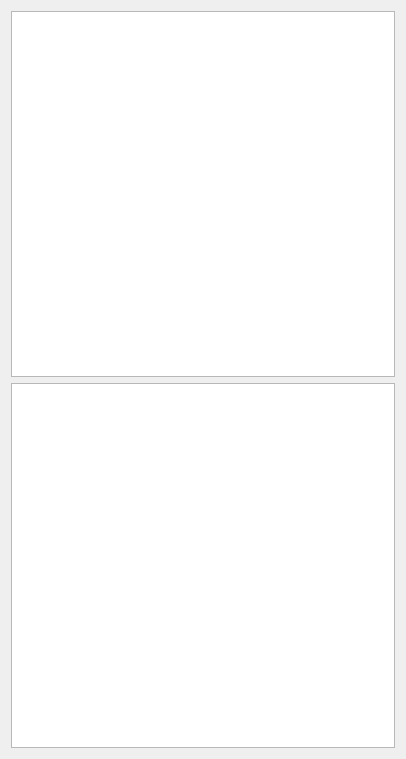
<?xml version="1.0" encoding="UTF-8"?>
<ui version="4.0">
 <class>IGeoToolWidget</class>
 <widget class="QWidget" name="IGeoToolWidget">
  <property name="geometry">
   <rect>
    <x>0</x>
    <y>0</y>
    <width>406</width>
    <height>759</height>
   </rect>
  </property>
  <property name="windowTitle">
   <string>Form</string>
  </property>
  <layout class="QVBoxLayout" name="verticalLayout">
   <item>
    <widget class="QTreeWidget" name="treeWorkspace">
     <property name="contextMenuPolicy">
      <enum>Qt::CustomContextMenu</enum>
     </property>
     <property name="acceptDrops">
      <bool>true</bool>
     </property>
     <property name="editTriggers">
      <set>QAbstractItemView::DoubleClicked</set>
     </property>
     <property name="selectionMode">
      <enum>QAbstractItemView::ContiguousSelection</enum>
     </property>
     <property name="headerHidden">
      <bool>true</bool>
     </property>
     <property name="columnCount">
      <number>2</number>
     </property>
     <column>
      <property name="text">
       <string notr="true">1</string>
      </property>
     </column>
     <column>
      <property name="text">
       <string notr="true">2</string>
      </property>
     </column>
    </widget>
   </item>
   <item>
    <widget class="QTreeWidget" name="treeDatabase">
     <property name="contextMenuPolicy">
      <enum>Qt::CustomContextMenu</enum>
     </property>
     <property name="editTriggers">
      <set>QAbstractItemView::EditKeyPressed|QAbstractItemView::SelectedClicked</set>
     </property>
     <property name="selectionMode">
      <enum>QAbstractItemView::ExtendedSelection</enum>
     </property>
     <property name="sortingEnabled">
      <bool>false</bool>
     </property>
     <property name="columnCount">
      <number>3</number>
     </property>
     <attribute name="headerVisible">
      <bool>false</bool>
     </attribute>
     <attribute name="headerStretchLastSection">
      <bool>false</bool>
     </attribute>
     <column>
      <property name="text">
       <string notr="true">1</string>
      </property>
     </column>
     <column>
      <property name="text">
       <string notr="true">2</string>
      </property>
     </column>
     <column>
      <property name="text">
       <string notr="true">3</string>
      </property>
     </column>
    </widget>
   </item>
  </layout>
 </widget>
 <resources/>
 <connections/>
</ui>
